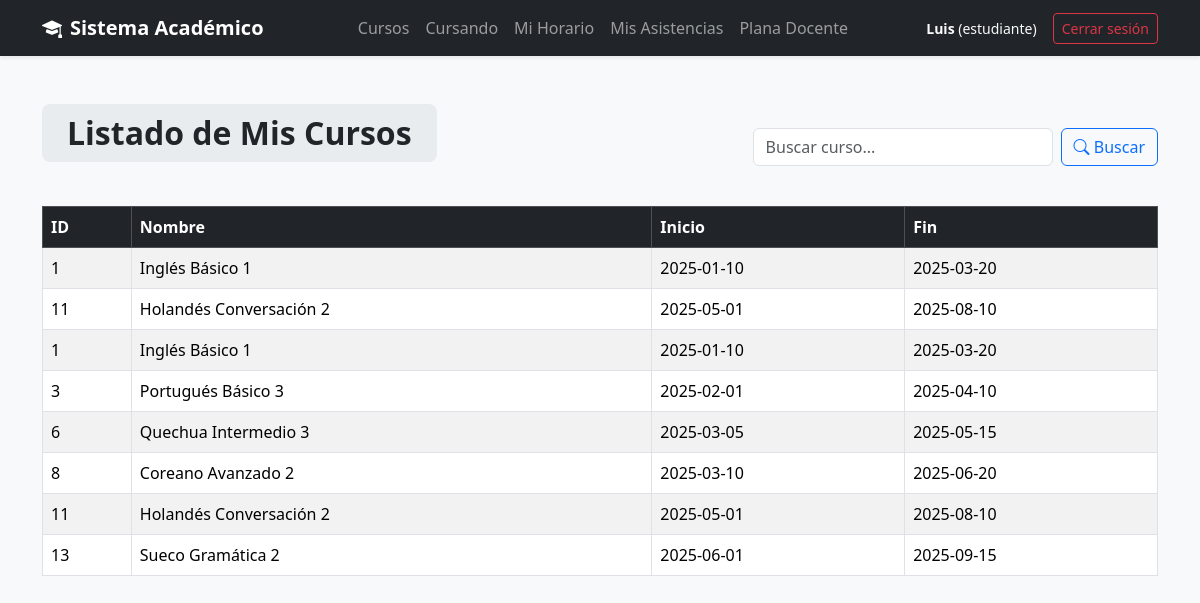
Screenshot of /views/curso/micursoest.php (signed in) with the database file from the repository.
### tables this page shows
CREATE TABLE Curso (
    idCurso INT AUTO_INCREMENT PRIMARY KEY,
    nombre VARCHAR(120) NOT NULL,
    cupoMaximo INT NOT NULL,
    fechaInicio DATE NOT NULL,
    fechaFin DATE NOT NULL,
    idNivel INT NOT NULL,
    idIdioma INT NOT NULL,
    idAula INT NOT NULL,
    codigoDocente INT NOT NULL,
    FOREIGN KEY (idNivel) REFERENCES Nivel(idNivel) ON DELETE CASCADE,
    FOREIGN KEY (idIdioma) REFERENCES Idioma(idIdioma) ON DELETE CASCADE,
    FOREIGN KEY (idAula) REFERENCES Aula(idAula) ON DELETE CASCADE,
    FOREIGN KEY (codigoDocente) REFERENCES Docente(codigoDocente) ON DELETE CASCADE
);

### models/Curso.php (called while the page is built, shortened)
<?php
require_once __DIR__ . '/../config/conexion.php';
class Curso {
    private $conn;
    public function __construct() {
        $conexion = new Conexion();
        $this->conn = $conexion->iniciar();
    }
public function obtenerCursosporIdEstudiante($idUsuario){
    $sql = "SELECT cu.idCurso, cu.nombre, fechaInicio, fechaFin
            FROM Curso cu JOIN Matricula ma ON cu.idCurso = ma.idCurso JOIN Estudiante es
            ON ma.codigoEstudiante = es.codigoEstudiante WHERE es.idUsuario = :idusuario";
    $stmt = $this->conn->prepare($sql);
    $stmt->bindParam(':idusuario',$idUsuario);
    $stmt->execute();
    return $stmt->fetchAll(PDO::FETCH_ASSOC);
}
}

### config/conexion.php (called while the page is built)
<?php
class Conexion {
    private $dsn;
    private $username;
    private $password;
    private $options;
    private $conexion;
    public function __construct(
        string $host = "localhost",
        string $dbname = "InstitutoIdiomas",
        string $username = "root",
        string $password = ""
    ) {
        $this->dsn = "mysql:host={$host};dbname={$dbname};charset=utf8mb4";
        $this->username = $username;
        $this->password = $password;
        $this->options = [PDO::ATTR_ERRMODE => PDO::ERRMODE_EXCEPTION];
    }
    public function iniciar(): ?PDO {
        try {
            if ($this->conexion === null) {
                $this->conexion = new PDO(
                    $this->dsn,
                    $this->username,
                    $this->password,
                    $this->options
                );
            }
            return $this->conexion;
        } catch (PDOException $e) {
            throw new Exception("Error en la conexión a la base de datos: " . $e->getMessage());
        }
    }
}

### views/curso/micursoest.php (the view, shortened to what this page needs)
<?php
require_once '../../models/Curso.php';
$idUsuario = $_SESSION['idUsuario'];
$curso = new Curso();
$resultado = $curso->obtenerCursosporIdEstudiante($idUsuario);
$busqueda = isset($_GET["q"]) ? $_GET["q"] : "";
if ($busqueda != "") {
    $resultado = $curso->buscar($busqueda);
} else {
    $resultado = $curso->obtenerCursosporIdEstudiante($idUsuario);
}
?>
<!DOCTYPE html>
<html lang="es">
<head>
    <link href="https://cdn.jsdelivr.net/npm/bootstrap@5.3.3/dist/css/bootstrap.min.css" rel="stylesheet">
    <link rel="stylesheet" href="https://cdn.jsdelivr.net/npm/bootstrap-icons@1.11.3/font/bootstrap-icons.min.css">
</head>
<body>
<?php require_once("../layout/header.php"); ?>
<div class="container mt-5">
    <div class="row align-items-center mb-3">
        <div class="col-md-6">
            <h2>
                <span class="title-box">Listado de Mis Cursos</span>
            </h2>
        </div>
        <div class="col-md-6">
            <form  method="GET" class="d-flex justify-content-end">
                <input type="text"
                       class="form-control me-2"
                       name="q"
                       placeholder="Buscar curso..."
                       style="max-width: 300px;"
                       value="<?php echo htmlspecialchars($busqueda); ?>">
                <button class="btn btn-outline-primary" type="submit">
                    <i class="bi bi-search"></i> Buscar
                </button>
            </form>
        </div>
    </div>
    <div class="table-responsive">
        <table class="table table-bordered table-striped">
            <thead class="table-dark">
                <tr>
                    <th>ID</th>
                    <th>Nombre</th>
                    <th>Inicio</th>
                    <th>Fin</th>
                </tr>
            </thead>
            <tbody>
                <?php if ($resultado): ?>
                    <?php foreach ($resultado as $curso): ?>
                        <tr>
                            <td><?= $curso["idCurso"] ?></td>
                            <td><?= $curso["nombre"] ?></td>
                            <td><?= $curso["fechaInicio"] ?></td>
                            <td><?= $curso["fechaFin"] ?></td>
                        </tr>
                    <?php endforeach; ?>
                <?php endif; ?>
            </tbody>
        </table>
    </div>
</div>
</body>
</html>

### views/curso/micursoest.php (style rules this page uses)
body { background-color: #f8f9fa; }
.title-box { background-color: #e9ecef; display: inline-block; padding: 10px 25px; border-radius: 8px; font-size: 2rem; font-weight: 700; margin-bottom: 20px; }

### views/layout/header.php (style rules this page uses)
body { background: #f8f9fa; }

### rows the page displays
curso: idCurso "1", nombre "Inglés Básico 1", fechaInicio "2025-01-10", fechaFin "2025-03-20"
curso: idCurso "11", nombre "Holandés Conversación 2", fechaInicio "2025-05-01", fechaFin "2025-08-10"
curso: idCurso "3", nombre "Portugués Básico 3", fechaInicio "2025-02-01", fechaFin "2025-04-10"
curso: idCurso "6", nombre "Quechua Intermedio 3", fechaInicio "2025-03-05", fechaFin "2025-05-15"
curso: idCurso "8", nombre "Coreano Avanzado 2", fechaInicio "2025-03-10", fechaFin "2025-06-20"
curso: idCurso "13", nombre "Sueco Gramática 2", fechaInicio "2025-06-01", fechaFin "2025-09-15"

### other values shown
$_SESSION['nombres'] "Luis"
$_SESSION['perfil'] "estudiante"
